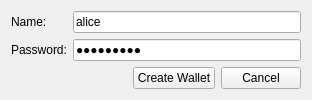
<?xml version="1.0" encoding="UTF-8"?>
<ui version="4.0">
 <class>Create</class>
 <widget class="QWidget" name="Create">
  <property name="geometry">
   <rect>
    <x>0</x>
    <y>0</y>
    <width>312</width>
    <height>96</height>
   </rect>
  </property>
  <property name="windowTitle">
   <string>Form</string>
  </property>
  <layout class="QGridLayout" name="gridLayout">
   <item row="0" column="0">
    <widget class="QLabel" name="label">
     <property name="sizePolicy">
      <sizepolicy hsizetype="Preferred" vsizetype="Fixed">
       <horstretch>0</horstretch>
       <verstretch>0</verstretch>
      </sizepolicy>
     </property>
     <property name="maximumSize">
      <size>
       <width>100</width>
       <height>16777215</height>
      </size>
     </property>
     <property name="text">
      <string>Name:</string>
     </property>
    </widget>
   </item>
   <item row="0" column="1" colspan="3">
    <widget class="QLineEdit" name="txtNameCreate">
     <property name="sizePolicy">
      <sizepolicy hsizetype="Expanding" vsizetype="Minimum">
       <horstretch>0</horstretch>
       <verstretch>0</verstretch>
      </sizepolicy>
     </property>
     <property name="text">
      <string>alice</string>
     </property>
     <property name="placeholderText">
      <string>Name...</string>
     </property>
    </widget>
   </item>
   <item row="1" column="0">
    <widget class="QLabel" name="label_2">
     <property name="sizePolicy">
      <sizepolicy hsizetype="Preferred" vsizetype="Fixed">
       <horstretch>0</horstretch>
       <verstretch>0</verstretch>
      </sizepolicy>
     </property>
     <property name="maximumSize">
      <size>
       <width>100</width>
       <height>16777215</height>
      </size>
     </property>
     <property name="text">
      <string>Password:</string>
     </property>
    </widget>
   </item>
   <item row="1" column="1" colspan="3">
    <widget class="QLineEdit" name="txtPasswordCreate">
     <property name="sizePolicy">
      <sizepolicy hsizetype="Expanding" vsizetype="Minimum">
       <horstretch>0</horstretch>
       <verstretch>0</verstretch>
      </sizepolicy>
     </property>
     <property name="text">
      <string>Santiago1</string>
     </property>
     <property name="echoMode">
      <enum>QLineEdit::Password</enum>
     </property>
     <property name="placeholderText">
      <string>Password...</string>
     </property>
    </widget>
   </item>
   <item row="2" column="0" colspan="2">
    <spacer name="horizontalSpacer">
     <property name="orientation">
      <enum>Qt::Horizontal</enum>
     </property>
     <property name="sizeHint" stdset="0">
      <size>
       <width>125</width>
       <height>20</height>
      </size>
     </property>
    </spacer>
   </item>
   <item row="2" column="2">
    <widget class="QPushButton" name="pbCreate">
     <property name="sizePolicy">
      <sizepolicy hsizetype="Minimum" vsizetype="Minimum">
       <horstretch>0</horstretch>
       <verstretch>0</verstretch>
      </sizepolicy>
     </property>
     <property name="text">
      <string>Create Wallet</string>
     </property>
    </widget>
   </item>
   <item row="2" column="3">
    <widget class="QPushButton" name="pbCancelCreate">
     <property name="sizePolicy">
      <sizepolicy hsizetype="Minimum" vsizetype="Minimum">
       <horstretch>0</horstretch>
       <verstretch>0</verstretch>
      </sizepolicy>
     </property>
     <property name="text">
      <string>Cancel</string>
     </property>
    </widget>
   </item>
  </layout>
 </widget>
 <resources/>
 <connections/>
</ui>
